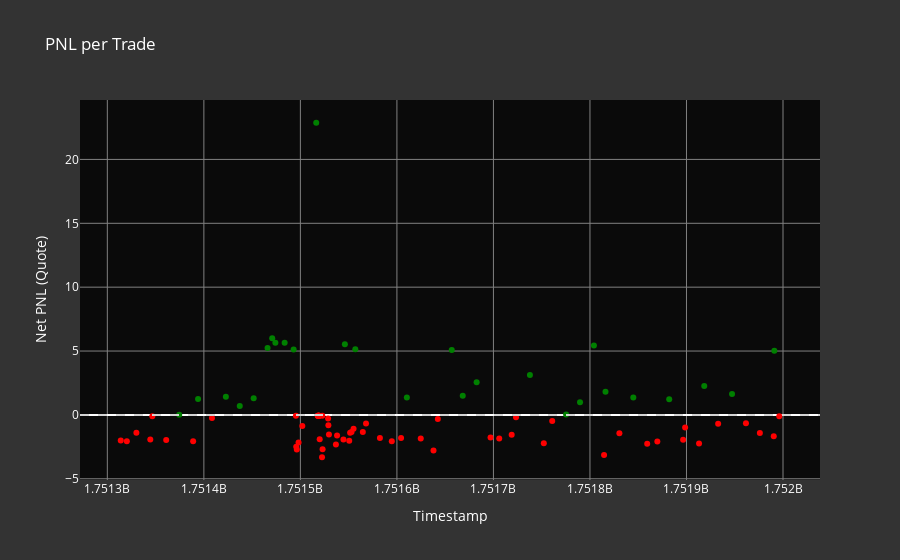

The notebook cell saved with this chart:
### Markdown cell above
### Scatter of PNL per Trade
This bar chart illustrates the PNL for each individual trade. Positive PNLs are shown in green and negative PNLs in red, providing a clear view of profitable vs. unprofitable trades.

### Code cell
import plotly.express as px

# Create a new column for profitability
executors_df['profitable'] = executors_df['net_pnl_quote'] > 0

# Create the scatter plot
fig = px.scatter(
    executors_df,
    x="timestamp",
    y='net_pnl_quote',
    title='PNL per Trade',
    color='profitable',
    color_discrete_map={True: 'green', False: 'red'},
    labels={'timestamp': 'Timestamp', 'net_pnl_quote': 'Net PNL (Quote)'},
    hover_data=['filled_amount_quote', 'side']
)

# Customize the layout
fig.update_layout(
    xaxis_title="Timestamp",
    yaxis_title="Net PNL (Quote)",
    legend_title="Profitable",
    font=dict(size=12, color="white"),
    showlegend=False,
    plot_bgcolor='rgba(0,0,0,0.8)',  # Dark background
    paper_bgcolor='rgba(0,0,0,0.8)',  # Dark background for the entire plot area
    xaxis=dict(gridcolor="gray"),
    yaxis=dict(gridcolor="gray")
)

# Add a horizontal line at y=0 to clearly separate profits and losses
fig.add_hline(y=0, line_dash="dash", line_color="lightgray")

# Show the plot
fig.show()

### Figure 1 — Plotly figure (JSON) as saved in the notebook; plotly's stock layout.template omitted (floating-point values rounded to 4 significant figures)
{"data": [{"customdata": [[200, "BUY"], [200, "BUY"], [200, "BUY"], [200, "BUY"], [200, "BUY"], [200, "BUY"], [200, "BUY"], [200, "BUY"], [200.0, "BUY"], [200, "BUY"], [200, "BUY"], [200, "BUY"], [200.0, "BUY"], [200, "BUY"], [200, "BUY"], [200, "BUY"], [200, "BUY"], [200, "BUY"], [200, "BUY"], [200, "BUY"], [200, "BUY"], [200, "BUY"], [200, "BUY"], [200, "BUY"], [200, "BUY"], [200, "BUY"], [200, "BUY"], [200.0, "BUY"], [200, "BUY"], [200, "BUY"], [200, "BUY"], [200.0, "BUY"], [200, "BUY"], [200, "BUY"], [200.0, "BUY"], [200, "BUY"], [200, "BUY"], [200, "BUY"], [200, "BUY"], [200.0, "BUY"], [200.0, "BUY"], [200, "BUY"], [200, "BUY"], [200, "BUY"], [200, "BUY"], [200, "BUY"], [200.0, "BUY"], [200, "BUY"], [200.0, "BUY"], [200.0, "BUY"], [200.0, "BUY"], [200.0, "BUY"], [200, "BUY"], [200.0, "BUY"], [200, "BUY"], [200, "BUY"], [200, "BUY"], [200, "BUY"], [200, "BUY"], [200.0, "BUY"]], "hovertemplate": "profitable=False<br>Timestamp=%{x}<br>Net PNL (Quote)=%{y}<br>filled_amount_quote=%{customdata[0]}<br>side=%{customdata[1]}<extra></extra>", "legendgroup": "False", "marker": {"color": "red", "symbol": "circle"}, "mode": "markers", "name": "False", "orientation": "h", "showlegend": true, "type": "scatter", "x": [1751000000.0, 1751000000.0, 1751000000.0, 1751000000.0, 1751000000.0, 1751000000.0, 1751000000.0, 1751000000.0, 1751000000.0, 1751000000.0, 1751000000.0, 1751000000.0, 1752000000.0, 1752000000.0, 1752000000.0, 1752000000.0, 1752000000.0, 1752000000.0, 1752000000.0, 1752000000.0, 1752000000.0, 1752000000.0, 1752000000.0, 1752000000.0, 1752000000.0, 1752000000.0, 1752000000.0, 1752000000.0, 1752000000.0, 1752000000.0, 1752000000.0, 1752000000.0, 1752000000.0, 1752000000.0, 1752000000.0, 1752000000.0, 1752000000.0, 1752000000.0, 1752000000.0, 1752000000.0, 1752000000.0, 1752000000.0, 1752000000.0, 1752000000.0, 1752000000.0, 1752000000.0, 1752000000.0, 1752000000.0, 1752000000.0, 1752000000.0, 1752000000.0, 1752000000.0, 1752000000.0, 1752000000.0, 1752000000.0, 1752000000.0, 1752000000.0, 1752000000.0, 1752000000.0, 1752000000.0], "xaxis": "x", "y": [-2.007, -2.059, -1.397, -1.925, -0.1027, -1.968, -2.069, -0.2499, -0.06, -2.497, -2.703, -2.163, -0.8597, -0.06, -0.06, -0.06, -0.06, -0.06, -0.06, -0.06, -1.906, -3.314, -0.06, -2.688, -0.2828, -0.8111, -1.528, -2.323, -1.621, -1.932, -2.023, -1.388, -1.341, -1.079, -1.343, -0.6805, -1.81, -2.059, -1.811, -1.851, -2.784, -0.3162, -1.759, -1.838, -1.55, -0.1776, -2.223, -0.471, -3.128, -1.442, -2.256, -2.089, -1.947, -0.9826, -2.242, -0.6877, -0.6534, -1.41, -1.66, -0.1092], "yaxis": "y"}, {"customdata": [[200, "BUY"], [200, "BUY"], [200, "BUY"], [200, "BUY"], [200, "BUY"], [200, "BUY"], [200, "BUY"], [200, "BUY"], [200, "BUY"], [200.0, "BUY"], [200, "BUY"], [200, "BUY"], [200.0, "BUY"], [200, "BUY"], [200.0, "BUY"], [200, "BUY"], [200, "BUY"], [200.0, "BUY"], [200.0, "BUY"], [200.0, "BUY"], [200, "BUY"], [200, "BUY"], [200, "BUY"], [200, "BUY"], [200, "BUY"], [200, "BUY"], [200, "BUY"]], "hovertemplate": "profitable=True<br>Timestamp=%{x}<br>Net PNL (Quote)=%{y}<br>filled_amount_quote=%{customdata[0]}<br>side=%{customdata[1]}<extra></extra>", "legendgroup": "True", "marker": {"color": "green", "symbol": "circle"}, "mode": "markers", "name": "True", "orientation": "h", "showlegend": true, "type": "scatter", "x": [1751000000.0, 1751000000.0, 1751000000.0, 1751000000.0, 1751000000.0, 1751000000.0, 1751000000.0, 1751000000.0, 1751000000.0, 1751000000.0, 1752000000.0, 1752000000.0, 1752000000.0, 1752000000.0, 1752000000.0, 1752000000.0, 1752000000.0, 1752000000.0, 1752000000.0, 1752000000.0, 1752000000.0, 1752000000.0, 1752000000.0, 1752000000.0, 1752000000.0, 1752000000.0, 1752000000.0], "xaxis": "x", "y": [0.005317, 1.25, 1.419, 0.7046, 1.3, 5.23, 6.003, 5.644, 5.641, 5.119, 22.87, 5.53, 5.134, 1.362, 5.083, 1.5, 2.553, 3.125, 0.02924, 0.9988, 5.427, 1.817, 1.362, 1.227, 2.268, 1.632, 5.032], "yaxis": "y"}], "layout": {"font": {"color": "white", "size": 12}, "legend": {"title": {"text": "Profitable"}, "tracegroupgap": 0}, "paper_bgcolor": "rgba(0,0,0,0.8)", "plot_bgcolor": "rgba(0,0,0,0.8)", "shapes": [{"line": {"color": "lightgray", "dash": "dash"}, "type": "line", "x0": 0, "x1": 1, "xref": "x domain", "y0": 0, "y1": 0, "yref": "y"}], "showlegend": false, "title": {"text": "PNL per Trade"}, "xaxis": {"anchor": "y", "domain": [0, 1], "gridcolor": "gray", "title": {"text": "Timestamp"}}, "yaxis": {"anchor": "x", "domain": [0, 1], "gridcolor": "gray", "title": {"text": "Net PNL (Quote)"}}}}
